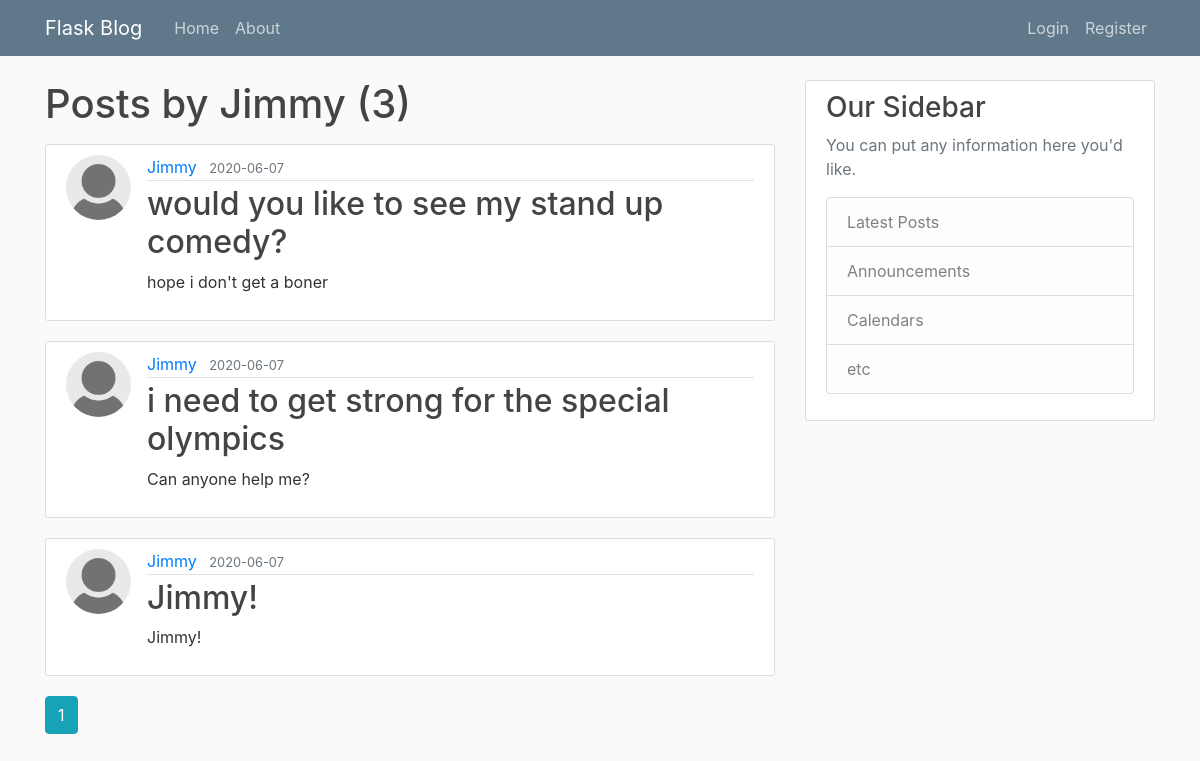
Page /user/Jimmy on the committed database.
### flaskblog/models.py (models this page shows, shortened)
class User(db.Model, UserMixin):
    id = db.Column(db.Integer, primary_key=True)
    username = db.Column(db.String(20), unique=True, nullable=False)
    email = db.Column(db.String(100), unique=True, nullable=False)
    image_file = db.Column(db.String(20), nullable=False, default='default.jpg')
    password = db.Column(db.String(60), nullable=False)
    posts = db.relationship('Post', backref='author', lazy=True)

class Post(db.Model):
    id = db.Column(db.Integer, primary_key=True)
    title = db.Column(db.String(100), nullable=False)
    date_posted = db.Column(db.DateTime, nullable=False, default=datetime.utcnow)
    content = db.Column(db.Text, nullable=False)
    user_id = db.Column(db.Integer, db.ForeignKey('user.id'), nullable=False)

### flaskblog/users/routes.py (the view)
@users.route("/user/<string:username>")
def user_posts(username):
    page = request.args.get('page', 1, type=int)
    user = User.query.filter_by(username=username).first_or_404()
    posts = Post.query.filter_by(author=user)\
        .order_by(Post.date_posted.desc())\
        .paginate(page=page, per_page=5)
    return render_template('user_posts.html', posts=posts, user=user)

### flaskblog/templates/user_posts.html
{% extends "layout.html" %}
{% block content %}
    <h1 class="mb-3">Posts by {{ user.username }} ({{ posts.total }})</h1>
    {% for post in posts.items %}
        <article class="media content-section">
          <img class="rounded-circle article-img" src="{{ url_for('static', filename='profile_pics/' + post.author.image_file) }}">
          <div class="media-body">
            <div class="article-metadata">
              <a class="mr-2" href="{{ url_for('users.user_posts', username=post.author.username) }}">{{ post.author.username }}</a>
              <small class="text-muted">{{ post.date_posted.strftime('%Y-%m-%d') }}</small>
            </div>
            <h2><a class="article-title" href="{{ url_for('posts.post', post_id=post.id) }}">{{ post.title }}</a></h2>
            <p class="article-content">{{ post.content }}</p>
          </div>
        </article>
    {% endfor %}
    {% for page_num in posts.iter_pages(left_edge=1, right_edge=1, left_current=1, right_current=2) %}
      {% if page_num %}
        {% if posts.page == page_num %}
          <a class="btn btn-info mb-4" href="{{ url_for('users.user_posts', username=user.username, page=page_num) }}">{{ page_num }}</a>
        {% else %}
          <a class="btn btn-outline-info mb-4" href="{{ url_for('users.user_posts', username=user.username, page=page_num) }}">{{ page_num }}</a>
        {% endif %}
      {% else %}
        ...
      {% endif %}
    {% endfor %}
{% endblock content %}

### flaskblog/static/main.css (style rules this page uses)
body { background: #fafafa; color: #333333; margin-top: 5rem; }
h1, h2, h3, h4, h5, h6 { color: #444444; }
.content-section { background: #ffffff; padding: 10px 20px; border: 1px solid #dddddd; border-radius: 3px; margin-bottom: 20px; }
.article-title { color: #444444; }
.article-content { white-space: pre-line; }
.article-img { height: 65px; width: 65px; margin-right: 16px; }
.article-metadata { padding-bottom: 1px; margin-bottom: 4px; border-bottom: 1px solid #e3e3e3 }

### rows in the picture
User: username "Jimmy"
Post: image_file (placeholder picture), author.username "Jimmy", date_posted "2020-06-07", title "would you like to see my stand up comedy?", content "hope i don't get a boner"
Post: image_file (placeholder picture), author.username "Jimmy", date_posted "2020-06-07", title "i need to get strong for the special olympics", content "Can anyone help me?"
Post: image_file (placeholder picture), author.username "Jimmy", date_posted "2020-06-07", title "Jimmy!", content "Jimmy!"

### other values in the picture
{{ posts.total }} "3"
{{ page_num }} "1"
